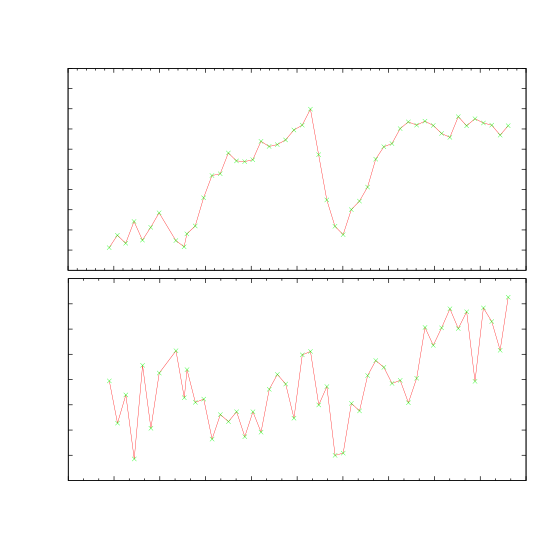

Here is the gnuplot script that generated this plot:
clear
reset
file = "linearitaet_verlauf"
datafile = sprintf('../dat/%s.dat',file)

unset key
set samples 100000
set term push
set term epslatex color 10 size 14cm, 14cm
set out sprintf('%s.tex',file)
set multiplot

set yrange [0:100]
set ylabel 'max. Scanfehler [MHz]'
unset xlabel
set ytics 10,10,100
set origin 0, 0.5
set size 1, 0.5
set bmargin 0.3
set tmargin 5
#set lmargin 10
set xdata time
set timefmt "%d.%m.%Y %H:%M:%S"
set format x ""

plot datafile using 5:2 with lines, \
datafile using 5:2 with points pt 2 lc 2


set ylabel 'FSR Fehler [MHz]'
set xlabel 'Zeit'
set format x "%H:%M"
set mxtics 3
set ytics -6,2,6
set yrange [-8:8]
set origin 0, 0
set size 1, 0.5
set bmargin 5
set tmargin 0.3
set lmargin 8.2

plot datafile using 5:4 with lines, \
datafile using 5:4 with points pt 2 lc 2

unset multiplot
unset out
